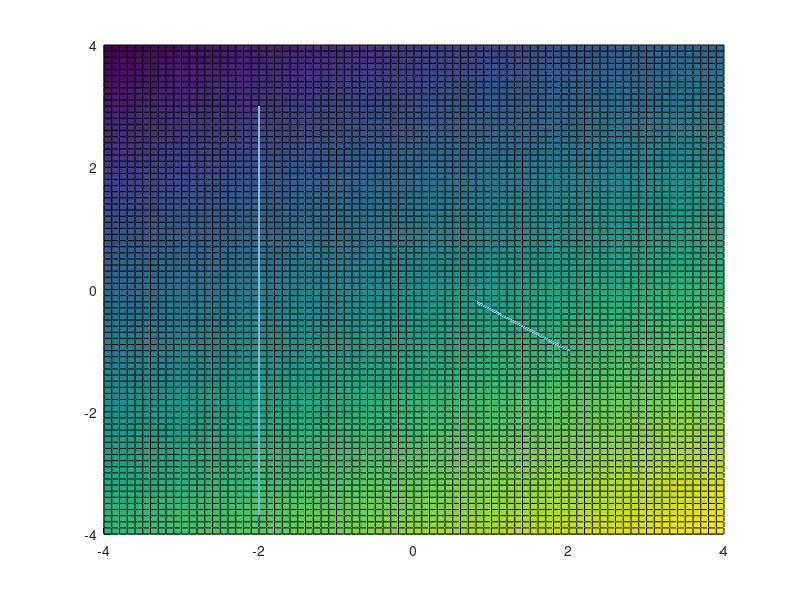

This figure's MATLAB source: (Note: this script raises an error after producing the figure.)
close all;clear all; hold on;

M = [2 -1 1
    -1 1 -1
     3 1 0 
    -2 -4 1
    -2 3 -1];

plot3(M(:,1),M(:,2),M(:,3));


N= M'*M;

[V,D]=eig(N);

X0 = V(:,1);
a=X0(1);b=X0(2);c=X0(3);

[Tx Ty] =meshgrid(-4:0.1:4);
Tz = (a*Tx + b*Ty)/(-c);
surf(Tx,Ty,Tz);
alpha(0.2);
